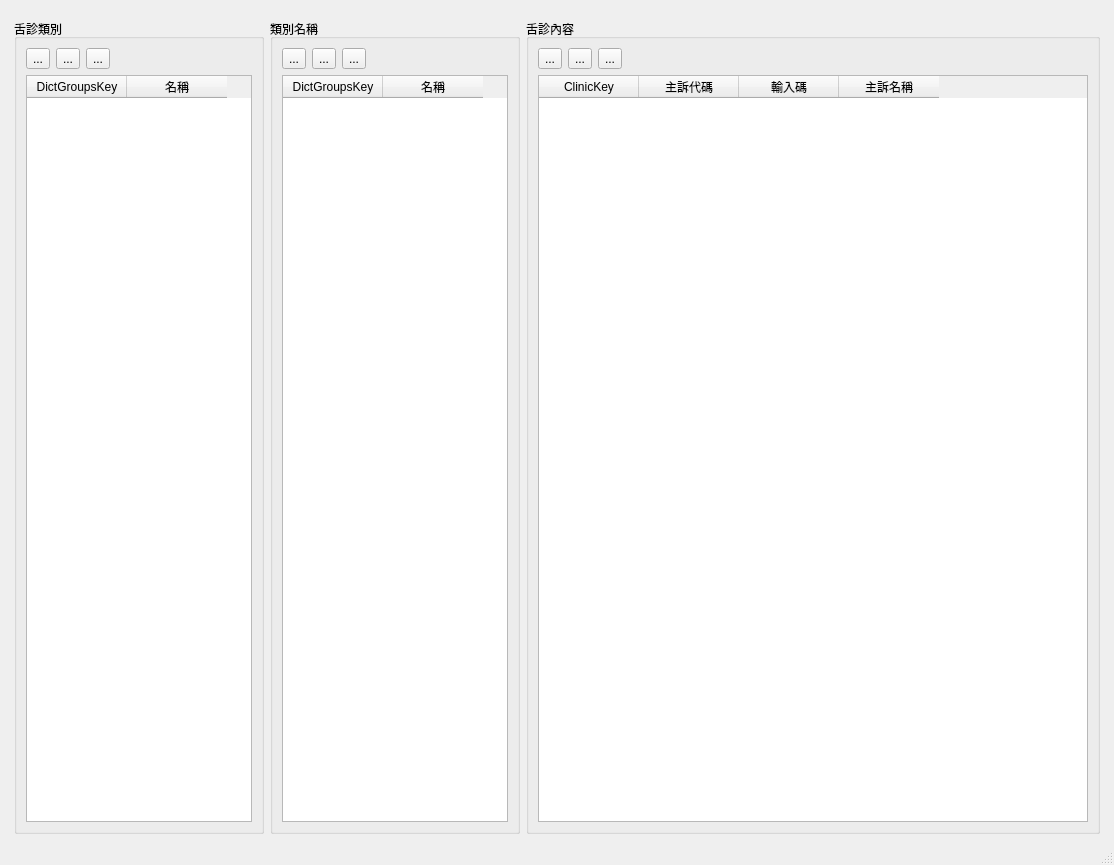
<?xml version="1.0" encoding="UTF-8"?>
<ui version="4.0">
 <class>Dict_tongue</class>
 <widget class="QMainWindow" name="Dict_tongue">
  <property name="geometry">
   <rect>
    <x>0</x>
    <y>0</y>
    <width>1114</width>
    <height>865</height>
   </rect>
  </property>
  <property name="windowTitle">
   <string>舌診資料</string>
  </property>
  <widget class="QWidget" name="centralwidget">
   <layout class="QHBoxLayout" name="horizontalLayout">
    <item>
     <layout class="QHBoxLayout" name="horizontalLayout_2">
      <property name="leftMargin">
       <number>5</number>
      </property>
      <property name="topMargin">
       <number>10</number>
      </property>
      <property name="rightMargin">
       <number>5</number>
      </property>
      <item>
       <widget class="QGroupBox" name="groupBox_dict_groups_type">
        <property name="maximumSize">
         <size>
          <width>250</width>
          <height>16777215</height>
         </size>
        </property>
        <property name="title">
         <string>舌診類別</string>
        </property>
        <layout class="QVBoxLayout" name="verticalLayout_4">
         <item>
          <layout class="QVBoxLayout" name="verticalLayout_3">
           <item>
            <layout class="QHBoxLayout" name="horizontalLayout_3">
             <item>
              <widget class="QToolButton" name="toolButton_add_dict_groups">
               <property name="text">
                <string>...</string>
               </property>
               <property name="icon">
                <iconset>
                 <normaloff>../icons/gtk-add.svg</normaloff>../icons/gtk-add.svg</iconset>
               </property>
              </widget>
             </item>
             <item>
              <widget class="QToolButton" name="toolButton_remove_dict_groups">
               <property name="text">
                <string>...</string>
               </property>
               <property name="icon">
                <iconset>
                 <normaloff>../icons/gtk-remove.svg</normaloff>../icons/gtk-remove.svg</iconset>
               </property>
              </widget>
             </item>
             <item>
              <widget class="QToolButton" name="toolButton_edit_dict_groups">
               <property name="text">
                <string>...</string>
               </property>
               <property name="icon">
                <iconset>
                 <normaloff>../icons/gtk-edit.svg</normaloff>../icons/gtk-edit.svg</iconset>
               </property>
              </widget>
             </item>
             <item>
              <spacer name="horizontalSpacer">
               <property name="orientation">
                <enum>Qt::Horizontal</enum>
               </property>
               <property name="sizeHint" stdset="0">
                <size>
                 <width>40</width>
                 <height>20</height>
                </size>
               </property>
              </spacer>
             </item>
            </layout>
           </item>
           <item>
            <widget class="QTableWidget" name="tableWidget_dict_groups">
             <property name="maximumSize">
              <size>
               <width>16777215</width>
               <height>16777215</height>
              </size>
             </property>
             <property name="editTriggers">
              <set>QAbstractItemView::NoEditTriggers</set>
             </property>
             <property name="selectionMode">
              <enum>QAbstractItemView::SingleSelection</enum>
             </property>
             <property name="selectionBehavior">
              <enum>QAbstractItemView::SelectRows</enum>
             </property>
             <column>
              <property name="text">
               <string>DictGroupsKey</string>
              </property>
             </column>
             <column>
              <property name="text">
               <string>名稱</string>
              </property>
             </column>
            </widget>
           </item>
          </layout>
         </item>
        </layout>
       </widget>
      </item>
      <item>
       <widget class="QGroupBox" name="groupBox_dict_groups_name">
        <property name="maximumSize">
         <size>
          <width>250</width>
          <height>16777215</height>
         </size>
        </property>
        <property name="title">
         <string>類別名稱</string>
        </property>
        <layout class="QVBoxLayout" name="verticalLayout_2">
         <item>
          <layout class="QVBoxLayout" name="verticalLayout">
           <item>
            <layout class="QHBoxLayout" name="horizontalLayout_4">
             <item>
              <widget class="QToolButton" name="toolButton_add_groups_name">
               <property name="text">
                <string>...</string>
               </property>
               <property name="icon">
                <iconset>
                 <normaloff>../icons/gtk-add.svg</normaloff>../icons/gtk-add.svg</iconset>
               </property>
              </widget>
             </item>
             <item>
              <widget class="QToolButton" name="toolButton_remove_groups_name">
               <property name="text">
                <string>...</string>
               </property>
               <property name="icon">
                <iconset>
                 <normaloff>../icons/gtk-remove.svg</normaloff>../icons/gtk-remove.svg</iconset>
               </property>
              </widget>
             </item>
             <item>
              <widget class="QToolButton" name="toolButton_edit_groups_name">
               <property name="text">
                <string>...</string>
               </property>
               <property name="icon">
                <iconset>
                 <normaloff>../icons/gtk-edit.svg</normaloff>../icons/gtk-edit.svg</iconset>
               </property>
              </widget>
             </item>
             <item>
              <spacer name="horizontalSpacer_2">
               <property name="orientation">
                <enum>Qt::Horizontal</enum>
               </property>
               <property name="sizeHint" stdset="0">
                <size>
                 <width>40</width>
                 <height>20</height>
                </size>
               </property>
              </spacer>
             </item>
            </layout>
           </item>
           <item>
            <widget class="QTableWidget" name="tableWidget_dict_groups_name">
             <property name="maximumSize">
              <size>
               <width>16777215</width>
               <height>16777215</height>
              </size>
             </property>
             <property name="editTriggers">
              <set>QAbstractItemView::NoEditTriggers</set>
             </property>
             <property name="selectionMode">
              <enum>QAbstractItemView::SingleSelection</enum>
             </property>
             <property name="selectionBehavior">
              <enum>QAbstractItemView::SelectRows</enum>
             </property>
             <column>
              <property name="text">
               <string>DictGroupsKey</string>
              </property>
             </column>
             <column>
              <property name="text">
               <string>名稱</string>
              </property>
             </column>
            </widget>
           </item>
          </layout>
         </item>
        </layout>
       </widget>
      </item>
      <item>
       <widget class="QGroupBox" name="groupBox_dict_tongue">
        <property name="title">
         <string>舌診內容</string>
        </property>
        <layout class="QVBoxLayout" name="verticalLayout_6">
         <item>
          <layout class="QVBoxLayout" name="verticalLayout_5">
           <item>
            <layout class="QHBoxLayout" name="horizontalLayout_5">
             <item>
              <widget class="QToolButton" name="toolButton_add_tongue">
               <property name="text">
                <string>...</string>
               </property>
               <property name="icon">
                <iconset>
                 <normaloff>../icons/gtk-add.svg</normaloff>../icons/gtk-add.svg</iconset>
               </property>
              </widget>
             </item>
             <item>
              <widget class="QToolButton" name="toolButton_remove_tongue">
               <property name="text">
                <string>...</string>
               </property>
               <property name="icon">
                <iconset>
                 <normaloff>../icons/gtk-remove.svg</normaloff>../icons/gtk-remove.svg</iconset>
               </property>
              </widget>
             </item>
             <item>
              <widget class="QToolButton" name="toolButton_edit_tongue">
               <property name="text">
                <string>...</string>
               </property>
               <property name="icon">
                <iconset>
                 <normaloff>../icons/gtk-edit.svg</normaloff>../icons/gtk-edit.svg</iconset>
               </property>
              </widget>
             </item>
             <item>
              <spacer name="horizontalSpacer_3">
               <property name="orientation">
                <enum>Qt::Horizontal</enum>
               </property>
               <property name="sizeHint" stdset="0">
                <size>
                 <width>40</width>
                 <height>20</height>
                </size>
               </property>
              </spacer>
             </item>
            </layout>
           </item>
           <item>
            <widget class="QTableWidget" name="tableWidget_dict_tongue">
             <property name="editTriggers">
              <set>QAbstractItemView::NoEditTriggers</set>
             </property>
             <property name="selectionMode">
              <enum>QAbstractItemView::SingleSelection</enum>
             </property>
             <property name="selectionBehavior">
              <enum>QAbstractItemView::SelectRows</enum>
             </property>
             <column>
              <property name="text">
               <string>ClinicKey</string>
              </property>
             </column>
             <column>
              <property name="text">
               <string>主訴代碼</string>
              </property>
             </column>
             <column>
              <property name="text">
               <string>輸入碼</string>
              </property>
             </column>
             <column>
              <property name="text">
               <string>主訴名稱</string>
              </property>
             </column>
            </widget>
           </item>
          </layout>
         </item>
        </layout>
       </widget>
      </item>
     </layout>
    </item>
   </layout>
  </widget>
  <widget class="QStatusBar" name="statusbar"/>
  <widget class="QMenuBar" name="menubar">
   <property name="geometry">
    <rect>
     <x>0</x>
     <y>0</y>
     <width>1114</width>
     <height>24</height>
    </rect>
   </property>
  </widget>
 </widget>
 <resources/>
 <connections/>
</ui>
